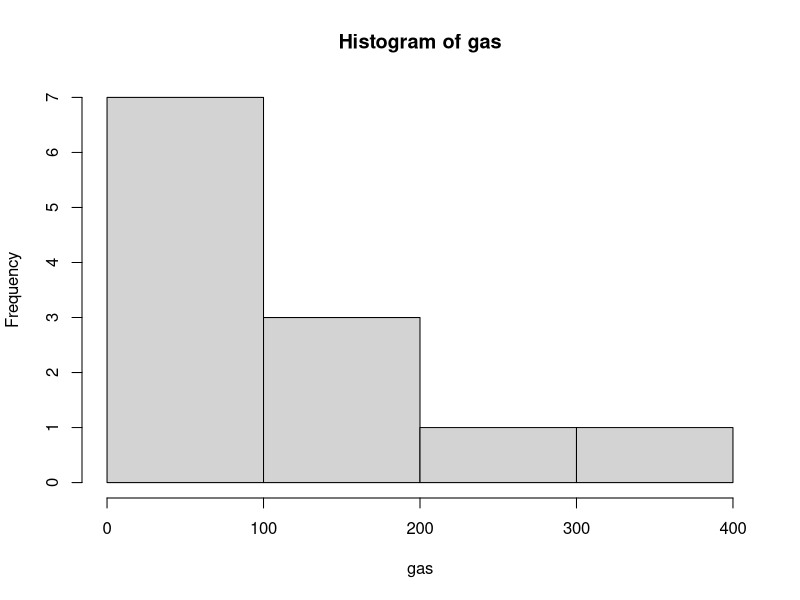
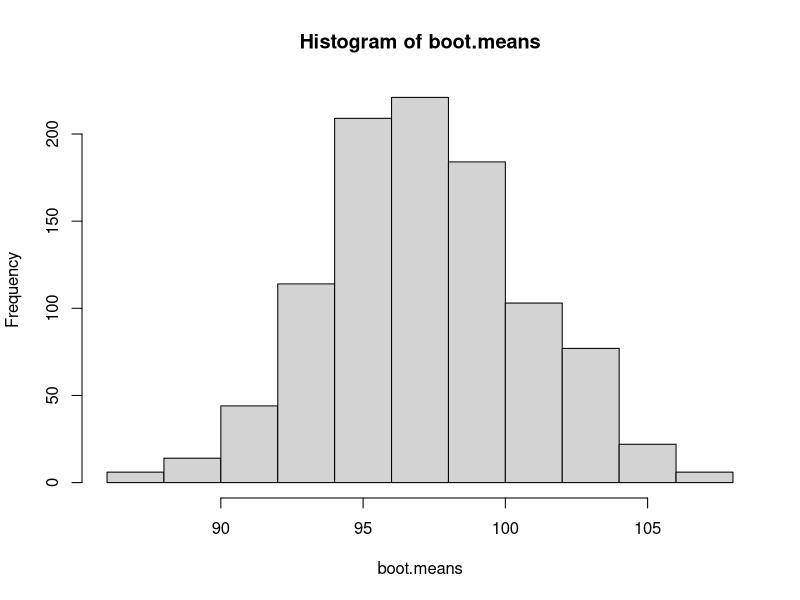
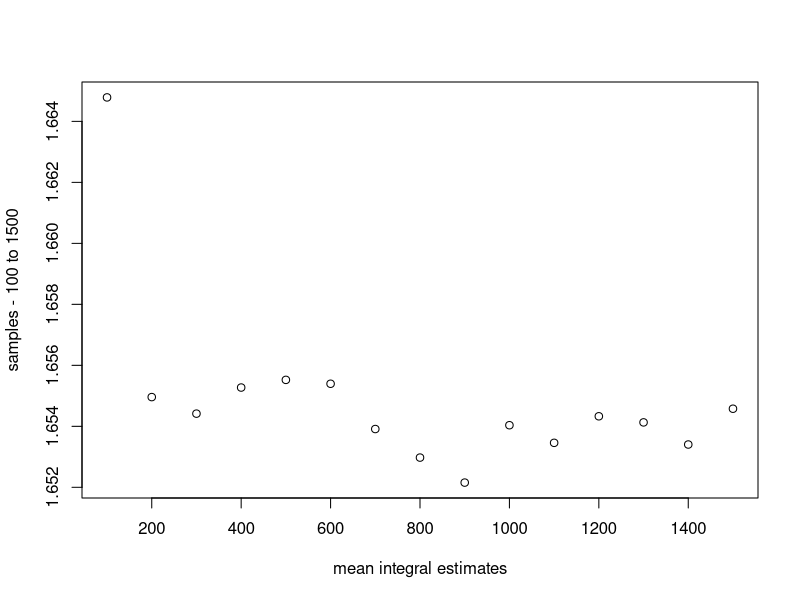
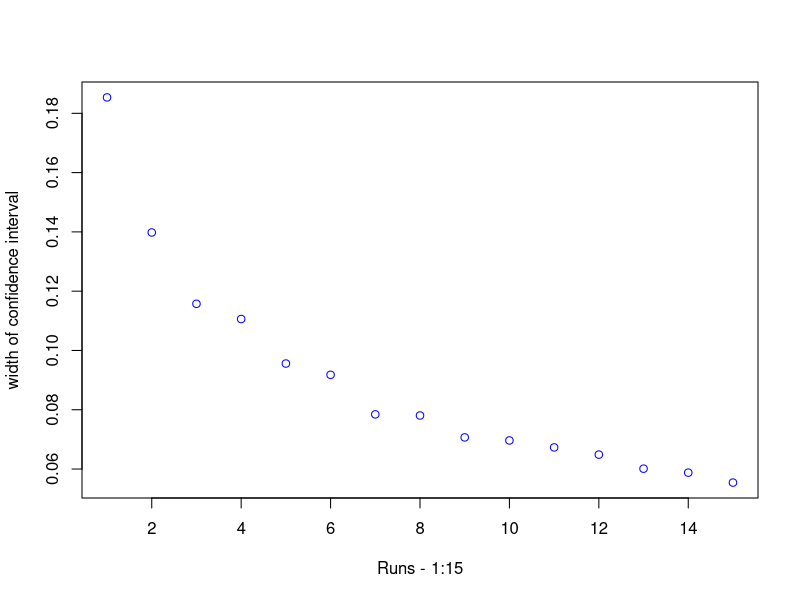

The R script that drew these images, in order:
#----------------------- BOOTSTRAP CI for means----------------------
setwd("C:/Users/Voladoddi/Documents/R Files") #change this to wherever the file "NJGAS.dat" is lcoated in your compuer.

#---------included libraries-------------
library(combinat)  #'combinat' library for sampling with replacement.
library(boot)
#----------------------------------------

set.seed(20)

mydata <- read.table("NJGAS.dat")
mydata

gas <- mydata$V1
x11();hist(gas)
summary(gas)
length(gas)

R = 1000
boot.means = numeric(R)
for (i in 1:R){
boot.sample = sample(gas,R,replace=TRUE)
boot.means[i] = mean(boot.sample)
}
sort(boot.means)
result1 <- quantile(boot.means,c(0.25,0.50,0.975))


#-------printing results and histogram-------------
print(result1)
print(mean(boot.means))
hist(boot.means)
#--------------------------------------------------

####
####
####
#----------------95% Confidence Interval for MC estimate------------

######################################################
f <- function(x) x^ (-0.5)
a <- 0.01
b <- 1
######################################################
estimates <- numeric(15)
R_num <- numeric(15)
xxxx <- numeric(15)
R = 12
k <- 15

#################
set.seed(20)
x <- runif(R,a,b)
mydata <- f(x)
mean(mydata)
################
R = 100
for (j in 1:k){

boot.means = numeric(R)
for (i in 1:R){
boot.sample = sample(mydata,R,replace=TRUE)
boot.means[i] = mean(boot.sample)
}
R = R + 100
R_num[j] <- R
estimates[j] = mean(boot.means)

print(quantile(boot.means,c(0.25,0.975)))
xxxx[j] <- (quantile(boot.means,c(0.975))-quantile(boot.means,c(0.25)))
}
##final plots
plot(seq(100,1500,by=100),estimates,xlab="mean integral estimates",ylab="samples - 100 to 1500")
x11()
plot(xxxx,xlab="Runs - 1:15",ylab="width of confidence interval",col="blue")
